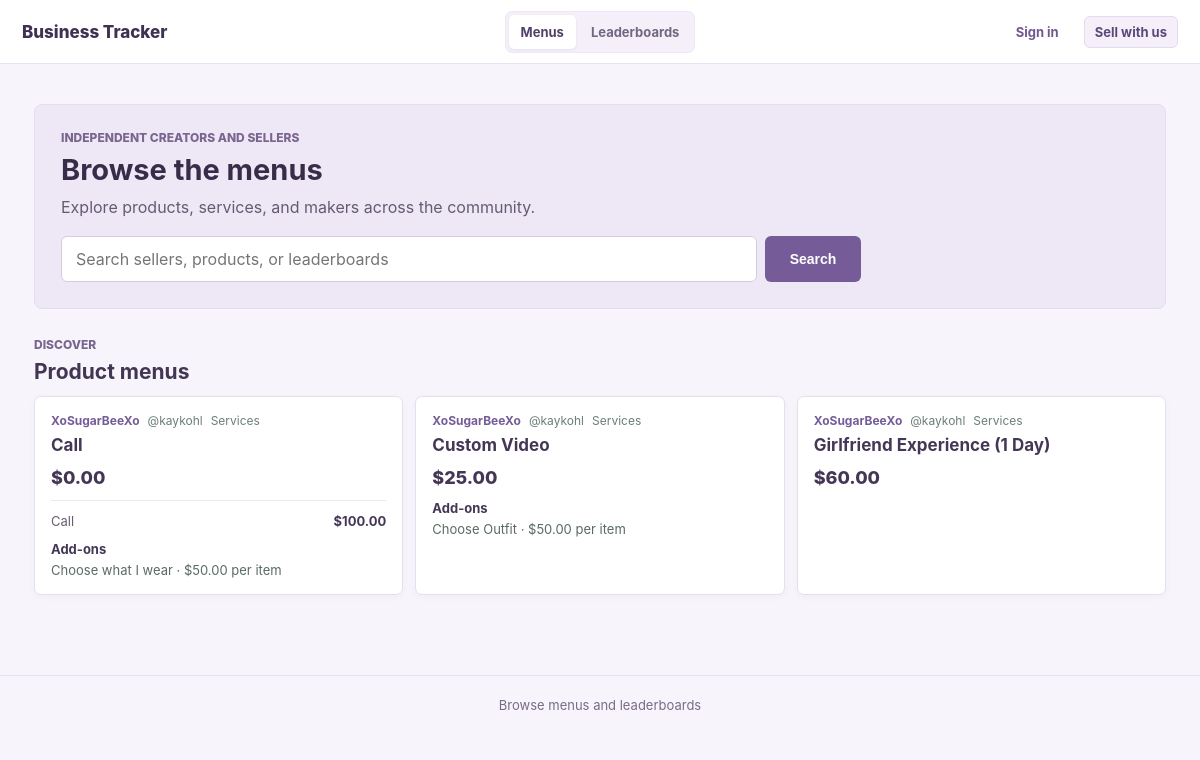
The page / on the database its author committed.
### models.py (models this page shows)
class Product(db.Model):
    id = db.Column(db.Integer, primary_key=True)
    owner_id = db.Column(db.Integer, db.ForeignKey('creator_account.id'), nullable=False)
    name = db.Column(db.String(160), nullable=False)
    description = db.Column(db.Text)
    base_price = db.Column(db.Numeric(12,2), default=0)
    active = db.Column(db.Boolean, default=True)
    is_public = db.Column(db.Boolean, nullable=False, default=True)
    category_id = db.Column(db.Integer, db.ForeignKey('category.id'))
    created_at = db.Column(db.DateTime, default=datetime.utcnow)
    version_id = db.Column(db.Integer, nullable=False, default=1)
    __table_args__ = (
        db.UniqueConstraint('owner_id', 'name', name='uq_product_owner_name'),
        db.Index('ix_product_owner_active_name', 'owner_id', 'active', 'name'),
    )
    __mapper_args__ = {'version_id_col': version_id}
    fields = db.relationship('ProductField', backref='product', cascade='all, delete-orphan', lazy=True)
    addons = db.relationship('ProductAddon', backref='product', cascade='all, delete-orphan', lazy=True)
    bundles = db.relationship('ProductBundle', backref='product', cascade='all, delete-orphan', lazy=True)
    tags = db.relationship('ProductTag', secondary=product_tag_link, back_populates='products')
    items = db.relationship('SaleItem', backref='product', lazy=True)

class CreatorAccount(db.Model):
    __tablename__ = 'creator_account'
    id = db.Column(db.Integer, primary_key=True)
    username = db.Column(db.String(64), nullable=False, unique=True)
    email = db.Column(db.String(255), nullable=False, unique=True)
    display_name = db.Column(db.String(120))
    password_hash = db.Column(db.String(255), nullable=False)
    is_admin = db.Column(db.Boolean, nullable=False, default=False)
    is_approved = db.Column(db.Boolean, nullable=False, default=False)
    stripe_account_id = db.Column(db.String(255), unique=True)
    stripe_customer_id = db.Column(db.String(255))
    stripe_subscription_id = db.Column(db.String(255))
    stripe_subscription_checkout_session_id = db.Column(db.String(255))
    stripe_subscription_status = db.Column(db.String(40), nullable=False, default='inactive')
    stripe_subscription_period_end = db.Column(db.DateTime)
    subscription_exempt = db.Column(db.Boolean, nullable=False, default=False)
    stripe_charges_enabled = db.Column(db.Boolean, nullable=False, default=False)
    stripe_details_submitted = db.Column(db.Boolean, nullable=False, default=False)
    accepting_orders = db.Column(db.Boolean, nullable=False, default=False)
    banner_notifications = db.Column(db.Boolean, nullable=False, default=True)
    email_notifications = db.Column(db.Boolean, nullable=False, default=False)
    created_at = db.Column(db.DateTime, default=datetime.utcnow, nullable=False)
    version_id = db.Column(db.Integer, nullable=False, default=1)
    __table_args__ = (
        db.Index('uq_creator_stripe_customer_id', 'stripe_customer_id', unique=True),
        db.Index('uq_creator_stripe_subscription_id', 'stripe_subscription_id', unique=True),
    )
    __mapper_args__ = {'version_id_col': version_id}

class Category(db.Model):
    id = db.Column(db.Integer, primary_key=True)
    owner_id = db.Column(db.Integer, db.ForeignKey('creator_account.id'), nullable=False)
    name = db.Column(db.String(120), nullable=False)
    description = db.Column(db.Text)
    version_id = db.Column(db.Integer, nullable=False, default=1)
    __table_args__ = (db.UniqueConstraint('owner_id', 'name', name='uq_category_owner_name'),)
    __mapper_args__ = {'version_id_col': version_id}
    products = db.relationship('Product', backref='category', lazy=True)

class ProductBundle(db.Model):
    id = db.Column(db.Integer, primary_key=True)
    product_id = db.Column(db.Integer, db.ForeignKey('product.id'), nullable=False)
    name = db.Column(db.String(120), nullable=False)
    description = db.Column(db.Text)
    amount = db.Column(db.Numeric(12,2), default=1)
    unit = db.Column(db.String(40))
    price = db.Column(db.Numeric(12,2), default=0)
    labor_hours = db.Column(db.Numeric(12,2), default=0)
    active = db.Column(db.Boolean, default=True)
    __table_args__ = (db.Index('ix_product_bundle_product_active', 'product_id', 'active'),)

class ProductAddon(db.Model):
    id = db.Column(db.Integer, primary_key=True)
    product_id = db.Column(db.Integer, db.ForeignKey('product.id'), nullable=False)
    name = db.Column(db.String(120), nullable=False)
    description = db.Column(db.Text)
    price = db.Column(db.Numeric(12,2), default=0)
    price_mode = db.Column(db.String(20), nullable=False, default='per_quantity')
    quantity_unit = db.Column(db.String(40))
    labor_hours = db.Column(db.Numeric(12,2), default=0)
    active = db.Column(db.Boolean, default=True)
    __table_args__ = (db.Index('ix_product_addon_product_active', 'product_id', 'active'),)

### app.py (the view)
@app.route('/')
def storefront():
    query = request.args.get('q', '').strip()
    products_query = db.session.query(Product, CreatorAccount, Category).join(
        CreatorAccount, CreatorAccount.id == Product.owner_id
    ).outerjoin(Category, (Category.id == Product.category_id) & (Category.owner_id == Product.owner_id)).filter(
        Product.active.is_(True), Product.is_public.is_(True), CreatorAccount.is_approved.is_(True),
        _seller_subscription_access(),
    )
    boards_query = db.session.query(Leaderboard, CreatorAccount).join(
        CreatorAccount, CreatorAccount.id == Leaderboard.owner_id
    ).filter(Leaderboard.is_public.is_(True), CreatorAccount.is_approved.is_(True))
    boards_query = boards_query.filter(_seller_subscription_access())
    if query:
        pattern = f'%{query}%'
        products_query = products_query.filter(or_(
            Product.name.ilike(pattern), Product.description.ilike(pattern),
            CreatorAccount.username.ilike(pattern), CreatorAccount.display_name.ilike(pattern),
            Category.name.ilike(pattern),
        ))
        boards_query = boards_query.filter(or_(
            Leaderboard.name.ilike(pattern), Leaderboard.description.ilike(pattern),
            CreatorAccount.username.ilike(pattern), CreatorAccount.display_name.ilike(pattern),
        ))
        sellers = CreatorAccount.query.filter(or_(
            CreatorAccount.username.ilike(pattern), CreatorAccount.display_name.ilike(pattern)
        )).filter(CreatorAccount.is_approved.is_(True), _seller_subscription_access()).order_by(
            CreatorAccount.username
        ).limit(20).all()
    else:
        sellers = CreatorAccount.query.filter_by(is_approved=True).filter(
            _seller_subscription_access()
        ).order_by(CreatorAccount.username).limit(20).all()
    product_results = products_query.order_by(CreatorAccount.username, Product.name).limit(60).all()
    board_results = boards_query.order_by(CreatorAccount.username, Leaderboard.name).limit(30).all()
    return render_template(
        'storefront/index.html', query=query, sellers=sellers,
        product_results=product_results, board_results=board_results,
    )

### app.py (called while the page is built, shortened)
def _seller_subscription_access():
    return or_(
        CreatorAccount.is_admin.is_(True),
        CreatorAccount.subscription_exempt.is_(True),
        CreatorAccount.stripe_subscription_status.in_(ACTIVE_SUBSCRIPTION_STATUSES),
    )

@event.listens_for(Session, 'do_orm_execute')
def scope_creator_queries(execute_state):
    if not execute_state.is_select or not execute_state.is_orm_statement or not has_request_context():
        return
    creator_id = getattr(g, 'creator_id', None)
    if getattr(g, 'is_admin', False):
        return
    if not creator_id or request.endpoint in PUBLIC_ENDPOINTS:
        return
    execute_state.statement = execute_state.statement.options(*(
        with_loader_criteria(model, lambda entity: entity.owner_id == creator_id, include_aliases=True)
        for model in TENANT_MODELS
    ))

@app.before_request
def require_creator():
    if request.endpoint in PUBLIC_ENDPOINTS:
        store_customer_id = session.get('store_customer_id')
        g.store_customer = db.session.get(StoreCustomer, store_customer_id) if store_customer_id else None
        creator_id = session.get('creator_id')
        return

def money(v):
    try: return Decimal(str(v or 0))
    except (InvalidOperation, ValueError, TypeError): return Decimal('0')

@app.context_processor
def helpers():
    creator = getattr(g, 'creator', None)
    unread_notifications = []
    if creator and creator.banner_notifications:
        unread_notifications = SellerNotification.query.filter_by(
            owner_id=creator.id, read_at=None
        ).order_by(SellerNotification.created_at.desc()).limit(3).all()
    return {
        'money': lambda x: f'${money(x):,.2f}',
        'current_creator': creator,
        'current_store_customer': getattr(g, 'store_customer', None),
        'unread_notifications': unread_notifications,
    }

### templates/storefront/index.html (shortened to what this page needs)
{% extends 'public_base.html' %}
{% block content %}
<section class="public-intro">
    <p class="public-kicker">Independent creators and sellers</p>
    <h1>Browse the menus</h1>
    <p>Explore products, services, and makers across the community.</p>
    <form class="public-search-form" method="get" action="{{url_for('storefront')}}" role="search">
        <input id="site-search" type="search" name="q" value="{{query}}" placeholder="Search sellers, products, or leaderboards" autocomplete="off">
        <button class="button" type="submit">Search</button>
    </form>
</section>
<section class="public-section">
    <div class="public-section-heading"><div><p class="public-kicker">{{'Search results' if query else 'Discover'}}</p><h2>{{'Product matches' if query else 'Product menus'}}</h2></div></div>
    {% if product_results %}
    <div class="public-product-grid">
        {% for product,seller,category in product_results %}
        <article class="public-product-card">
            <div class="public-item-meta"><a href="{{url_for('seller_store', username=seller.username)}}">{{seller.display_name or seller.username}}</a><span>@{{seller.username}}</span>{% if category %}<span>{{category.name}}</span>{% endif %}</div>
            <h3><a href="{{url_for('seller_store', username=seller.username)}}">{{product.name}}</a></h3>
            <div class="public-price">{{money(product.base_price)}}</div>
            {% set active_bundles = product.bundles|selectattr('active')|list %}
            {% if active_bundles %}<ul class="public-option-list">{% for option in active_bundles %}<li>{{option.name}} <span>{{money(option.price)}}</span></li>{% endfor %}</ul>{% endif %}
            {% set active_addons = product.addons|selectattr('active')|list %}
            {% if active_addons %}<div class="public-addons"><strong>Add-ons</strong>{% for addon in active_addons %}<span>{{addon.name}} · {{money(addon.price)}}{% if addon.price_mode == 'flat' %} one-time{% else %} per {{addon.quantity_unit or 'item'}}{% endif %}</span>{% endfor %}</div>{% endif %}
        </article>
        {% endfor %}
    </div>
    {% else %}<p class="public-empty">{{'No products matched. Try a seller username or leaderboard name.' if query else 'No menus have been published yet.'}}</p>{% endif %}
</section>
{% endblock %}

### templates/public_base.html (shortened to what this page needs)
<!doctype html>
<html lang="en">
<head>
    <link rel="stylesheet" href="{{ url_for('static', filename='css/app.css') }}">
</head>
<body class="public-site">
    <header class="public-header">
        <a class="public-wordmark" href="{{url_for('storefront')}}">Business Tracker</a>
        <nav class="public-browse-nav" aria-label="Browse">
            <a class="{{'active' if request.endpoint == 'storefront' else ''}}" href="{{url_for('storefront')}}">Menus</a>
            <a class="{{'active' if request.endpoint in ('public_leaderboards', 'public_leaderboard') else ''}}" href="{{url_for('public_leaderboards')}}">Leaderboards</a>
        </nav>
        <nav class="public-account-nav" aria-label="Account">
            {% if current_creator %}
            <a href="{{url_for('dashboard')}}">Seller dashboard</a>
            <a href="{{url_for('account_settings')}}">Account</a>
            {% if not current_creator.is_admin %}<a href="{{url_for('seller_billing')}}">Subscription</a>{% endif %}
            <a href="{{url_for('logout')}}">Sign out</a>
            {% else %}
            {% if current_store_customer %}<a href="{{url_for('logout')}}">Sign out</a>{% else %}<a href="{{url_for('login')}}">Sign in</a>{% endif %}
            <a class="public-account-cta" href="{{url_for('register')}}">Sell with us</a>
            {% endif %}
        </nav>
    </header>
    <main class="public-main">{% block content %}{% endblock %}</main>
    <footer class="public-footer"><a href="{{url_for('storefront')}}">Browse menus and leaderboards</a></footer>
</body>
</html>

### rows shown on the page
Product: display_name "XoSugarBeeXo", username "kaykohl", name "Services", name "Call", base_price "$0.00"
ProductBundle: name "Call", price "$100.00"
ProductAddon: name "Choose what I wear", price "$50.00", quantity_unit "item"
Product: display_name "XoSugarBeeXo", username "kaykohl", name "Services", name "Custom Video", base_price "$25.00"
ProductAddon: name "Choose Outfit", price "$50.00", quantity_unit "item"
Product: display_name "XoSugarBeeXo", username "kaykohl", name "Services", name "Girlfriend Experience (1 Day)", base_price "$60.00"

### other values the page prints
{{ 'Search results' if query else 'Discover' }} "DISCOVER"
{{ 'Product matches' if query else 'Product menus' }} "Product menus"
